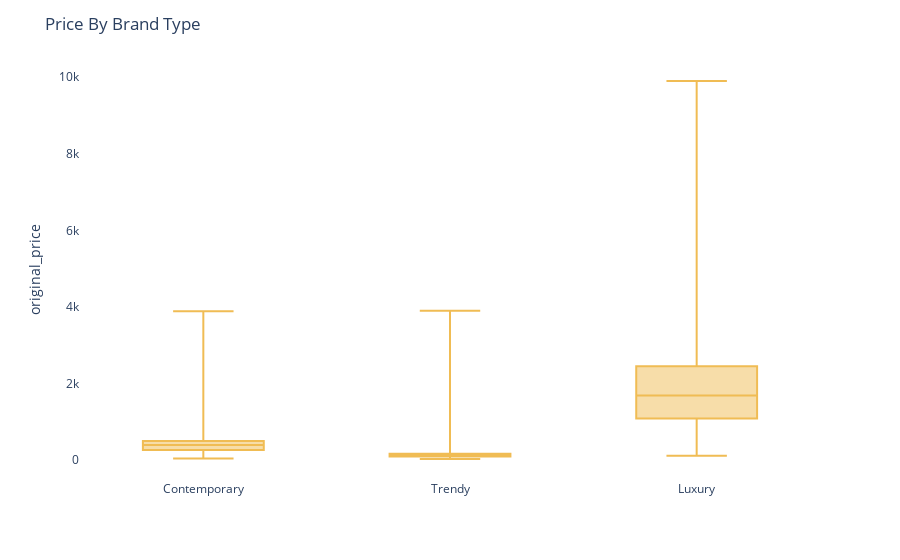

This figure's notebook cell:
### Code cell
import plotly.express as px
colors = ['rgb(25, 43, 87)', 'rgb(201, 161, 91)', 'rgb(166, 164, 161)']
fig = px.box(off5th_full, x="brand_positioning", y="original_price", points=False, 
             color_discrete_sequence = ['rgb(25, 43, 87)','rgb(240, 188, 84)', 'rgb(166, 164, 161)'],
             color_discrete_map = {"brand_positioning": ["Trendy", "Contemporary", "Luxury"]})
#              color_discrete_map={'Trendy':'rgb(25, 43, 87)',
#                                  'Contemporary':'rgb(201, 161, 91)',
#                                  'Luxury':'rgb(166, 164, 161)'
#                                  })

fig.update_layout(title_text='Price By Brand Type',plot_bgcolor='rgb(256, 256, 256)')
fig.update_xaxes(title_text = "")
# fig.update_yaxes(showgrid=True, gridwidth=0.5, gridcolor='rgb(230, 230, 230)')
fig.show()

### Figure 1 — Plotly figure (JSON) as saved in the notebook; plotly's stock layout.template omitted (floating-point values rounded to 4 significant figures; data arrays with more than 128 entries replaced by an {"elided": "..."} marker saying what was removed)
{"data": [{"alignmentgroup": "True", "boxpoints": false, "hovertemplate": "brand_positioning=%{x}<br>original_price=%{y}<extra></extra>", "legendgroup": "", "marker": {"color": "rgb(240, 188, 84)"}, "name": "", "notched": false, "offsetgroup": "", "orientation": "v", "showlegend": false, "type": "box", "x": {"elided": "5111 str values"}, "x0": " ", "xaxis": "x", "y": {"elided": "5111 float values"}, "y0": " ", "yaxis": "y"}], "layout": {"boxmode": "group", "legend": {"tracegroupgap": 0}, "margin": {"t": 60}, "plot_bgcolor": "rgb(256, 256, 256)", "title": {"text": "Price By Brand Type"}, "xaxis": {"anchor": "y", "domain": [0, 1], "title": {"text": ""}}, "yaxis": {"anchor": "x", "domain": [0, 1], "title": {"text": "original_price"}}}}
